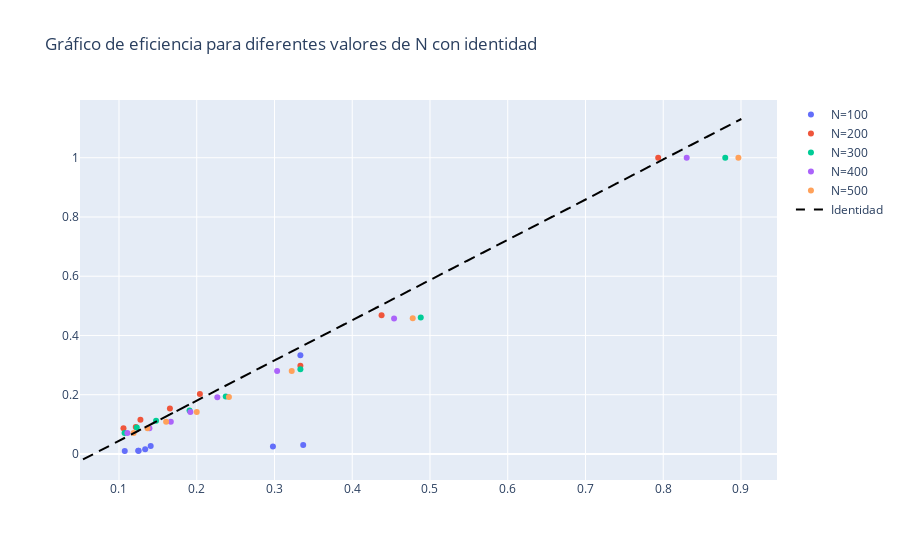

Notebook cell for this chart:
### Code cell
graph_linear_regresion(comparacion_prueba2, "EFICIENCIA")
